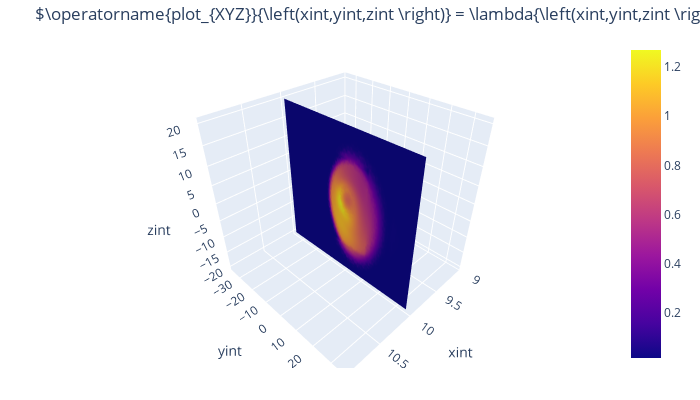

The code cell stored with this chart in its notebook:
### Code cell
fig = model.get_plot('p')
iplot(fig)

### Figure 1 — Plotly figure (JSON) as saved in the notebook; plotly's stock layout.template omitted (floating-point values rounded to 4 significant figures; data arrays with more than 128 entries replaced by an {"elided": "..."} marker saying what was removed)
{"data": [{"surfacecolor": {"elided": "141x81 float values"}, "type": "surface", "x": {"elided": "141x81 int values"}, "y": {"elided": "141x81 float values"}, "z": {"elided": "141x81 float values"}}], "layout": {"autosize": false, "height": 400, "margin": {"b": 32, "pad": 0, "r": 30, "t": 40}, "scene": {"xaxis": {"title": {"text": "xint"}}, "yaxis": {"title": {"text": "yint"}}, "zaxis": {"title": {"text": "zint"}}}, "title": {"text": "$\\operatorname{plot_{XYZ}}{\\left(xint,yint,zint \\right)} = \\lambda{\\left(xint,yint,zint \\right)}$"}, "width": 700}}
